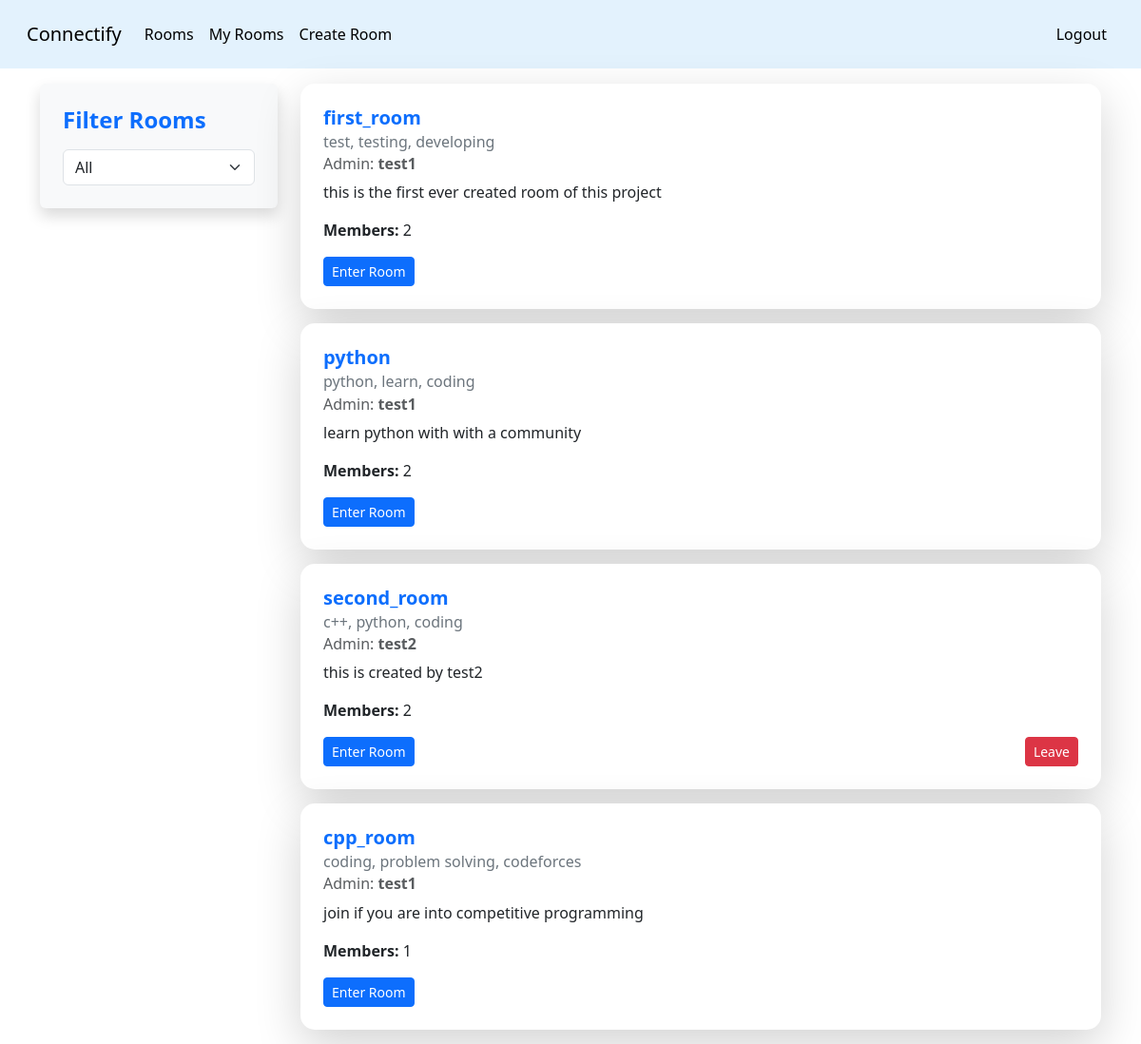
The app's page /room/my_rooms (signed in), older data.
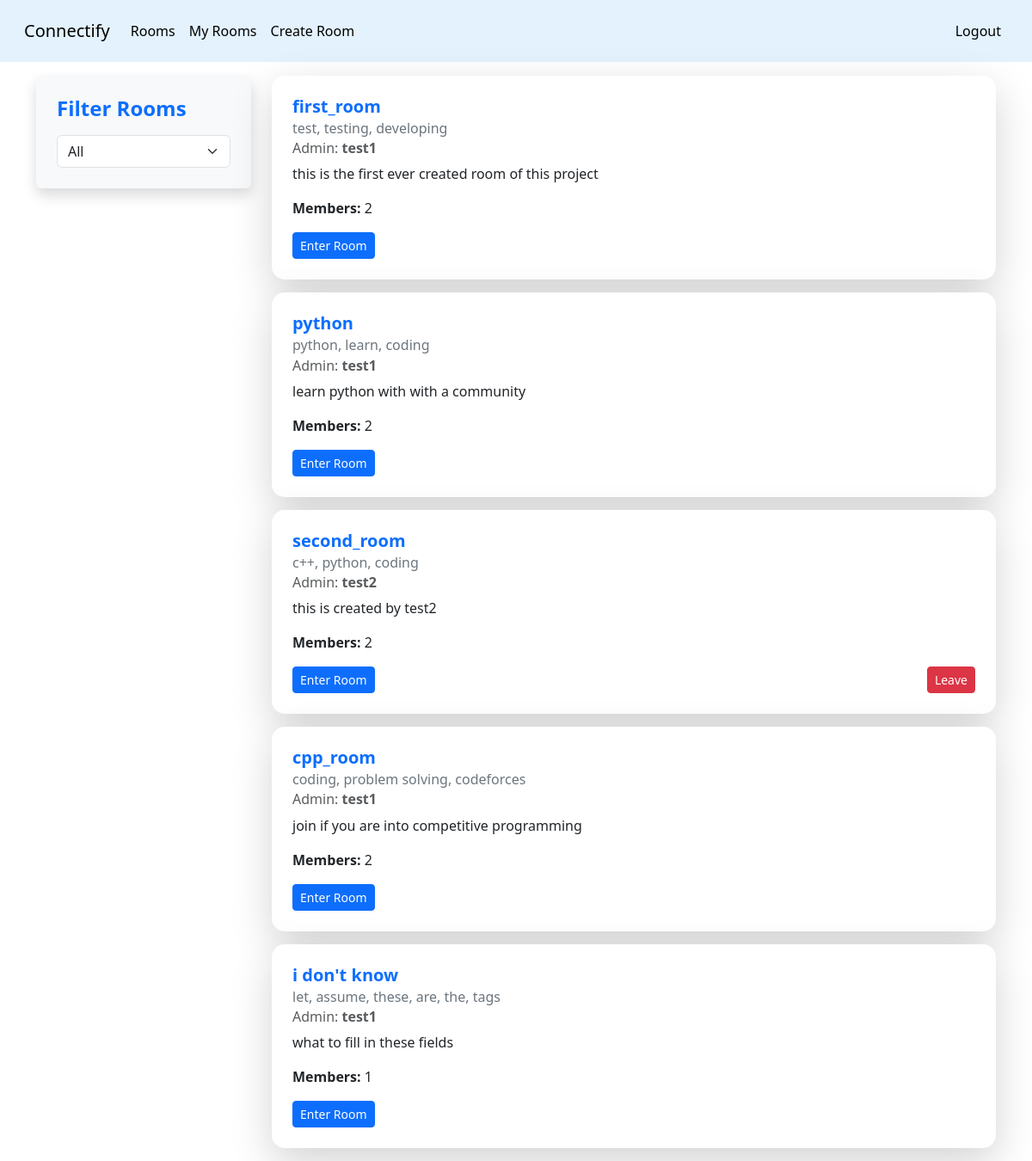
The same page, newer data.
### room/models.py (models this page shows, shortened)
class Room(models.Model):
    room_name = models.CharField(max_length=100)
    created_by = models.ForeignKey(User, on_delete=models.CASCADE, related_name= 'created_rooms')
    created_at = models.DateTimeField(auto_now_add = True)
    description = models.CharField(max_length=500)
    tags = models.CharField(max_length=500)
    members = models.ManyToManyField(User, related_name='joined_rooms', blank=True)
    is_private = models.BooleanField(default=False)
    voters = models.JSONField(default=dict, blank = True)
    votecount = models.IntegerField(default= 0, blank= True)

### room/views.py (the view)
# urls.py: path('my_rooms',views.my_rooms, name = 'my_rooms'),
@login_required
def my_rooms(request):
    rooms = request.user.joined_rooms.all()
    context = {
        'rooms' : rooms
    }
    return render(request, 'room/myrooms.html',context)

### room/templates/room/myrooms.html (shortened to what this page needs)
{% extends "base.html" %}
{% block content %}
<div class="container d-flex">
    <div class="bg-light p-4 shadow rounded me-4" style="width: 250px; height: fit-content; border-radius: 15px;">
        <h4 class="text-primary fw-bold">Filter Rooms</h4>
        <select id="roomFilter" class="form-select mt-3">
            <option value="all">All</option>
        </select>
    </div>
    <div class="flex-grow-1">
        <div id="roomList">
            {% for room in rooms %}
                <div class="card shadow-lg border-0 room-item"
                     style="border-radius: 15px; margin-bottom: 15px;"
                     data-created-by="{{ room.created_by.username }}"
                     data-joined="{% if user in room.members.all %}true{% else %}false{% endif %}">
                    <div class="card-body p-4">
                        <h5 class="card-title fw-bold text-primary">{{ room.room_name }}</h5>
                        <h6 class="card-subtitle mb-2 text-secondary">{{ room.tags }}</h6>
                        <h6 class="card-subtitle mb-2 text-muted">
                            Admin: <span class="fw-semibold">{{ room.created_by.username }}</span>
                        </h6>
                        <p class="card-text text-dark">{{ room.description }}</p>
                        <p class="card-text"><strong>Members:</strong> {{ room.members.count }}</p>
                        <div class="d-flex justify-content-between">
                            <a href="{% url 'feed' room.id %}" class="btn btn-primary btn-sm">Enter Room</a>
                            {% if user != room.created_by %}
                                {% if user in room.members.all %}
                                    <a href="{% url 'leave_room' room.id %}" class="btn btn-danger btn-sm">Leave</a>
                                {% else %}
                                    <a href="{% url 'join_room' room.id %}" class="btn btn-success btn-sm">Join</a>
                                {% endif %}
                            {% endif %}
                        </div>
                    </div>
                </div>
            {% endfor %}
        </div>
    </div>
</div>
{% endblock content %}

Row changes from the older to the newer data that the page shows:
computed for Room "cpp_room": members.count "1" → "2"
added Room: room_name "i don't know", tags "let, assume, these, are, the, tags", created_by.username "test1", description "what to fill in these fields", members.count "1"
